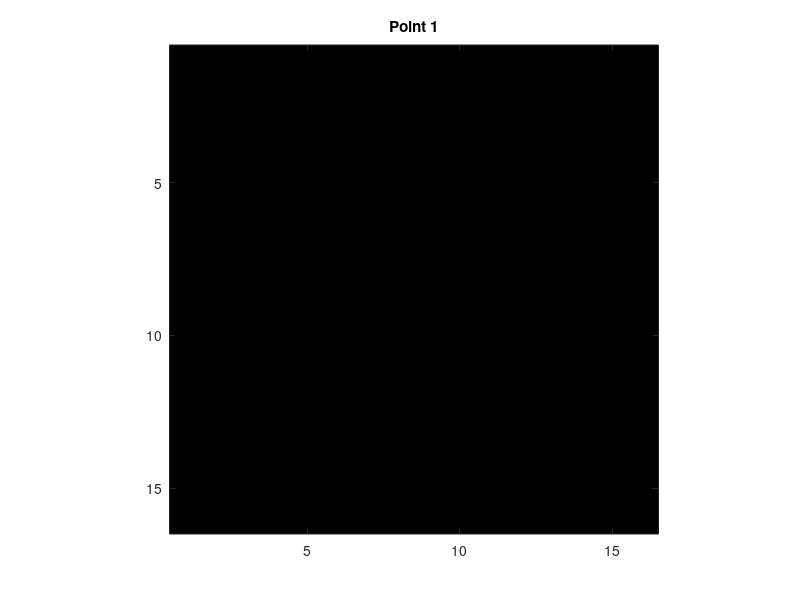

Write MATLAB code to recreate this figure. (Note: this script raises an error after producing the figure.)
%Simple long-term autoassociative memory network
Stim = zeros(16, 16);
CM = [0 0 0; 1 0 0];
PX = zeros(1, 32);
PY = zeros(1, 32);
for Points = 1:32;
	figure(1), image(Stim + 1), axis square; colormap(CM);
        title(sprintf('Point %d', Points))
	[PX(Points), PY(Points)] = ginput(1);
	Stim(round(PY(Points)), round(PX(Points))) = 1;
end;
NewImage = Stim;
save NewImage.mat NewImage; %Save created image

Input = 2*NewImage - 1; %Inhibit cells not driven by pattern
CM = [.5 .5 .5; 1 1 1];
SD = clock;  % Three lines to set new random # seed
SD = round((SD(4) + SD(5) + SD(6))*10^3);
rand('seed', SD);
Neurons = zeros(16, 16);
load('Synapses.mat');  %Retrieve modified Synapses file from disk
PSP = zeros(size(Input)); %postsynaptic potential
DT = 10; %time constant in ms
figure(1), image(Input + 1); colormap(CM); axis square;
G = 0; %Inhibitory feedback cell
%Stimulus only on for 20 ms
for T = 1:2:100; %Euler's approximation to solve 256 DE's
	G = G + 2/DT*(-G + 0.076*sum(sum(Neurons)));
	PSP(:) = (30*Input(:)*(T <= 100) + 0.016*(Neurons(:)'*Synapses)' - 0.1*G);
	PSP = PSP.*(PSP > 0);  %No response for negative inputs
	Neurons(:) = Neurons(:) + 2/DT*(-Neurons(:) + 100*(PSP(:).^2)./(100 + PSP(:).^2));
	if rem(T - 1, 4) == 0;
		figure(2), image(Neurons); colormap(CM); axis square; pause(0.1);
	end;
end;
%%NewSynapses = (Neurons(:) > 50)*(Neurons(:) > 50)';
abovethresh = 1.0 * (Neurons(:)>50);        % convert to number.
NewSynapses = abovethresh * abovethresh';
for KK = 1:256; %No self-synapses
	NewSynapses(KK, KK) = 0;
end;
NewSynapses = max(NewSynapses, Synapses);
save NewSynapses.mat NewSynapses;
Input_Resp = max(max(Neurons))

%Recall of all 5 patterns
clear all;
Pat = 1;
while Pat > 0;
Pat = input('Pattern to recall: (0) Quit, (1) FaceA, (2) FaceB, (3) FW, (4) Assoc, (5) NewImage : ');
if Pat == 1; load('FaceA.mat'); Stim = FaceA; end;
if Pat == 2; load('FaceB.mat'); Stim = FaceB; end;
if Pat == 3; load('FW.mat'); Stim = FW; end;
if Pat == 4; load('Assoc.mat'); Stim = Assoc; end;
if Pat == 5; load('NewImage.mat'); Stim = NewImage; end;
Input = zeros(16, 16);
CM = [.5 .5 .5; 1 1 1];
SD = clock;  % Three lines to set new random # seed
SD = round((SD(4) + SD(5) + SD(6))*10^3);
rand('seed', SD);
Input(1:9, 1:9) = Stim(1:9, 1:9);
Noise = input('Amount of Random Noise to add (0 - 100): ');
for KK = 1:Noise; %add noise to stimulus
	A = floor(14*rand) + 1;
	B = floor(14*rand) + 1;
	Input(A, B) = 1;
end;
figure(1), image(Input + 1); colormap(CM); axis square; pause(0.1);
Neurons = zeros(16, 16);
load('NewSynapses.mat');  %Retrieve modified Synapses file from disk
Synapses = NewSynapses;
PSP = zeros(size(Input)); %postsynaptic potential
DT = 10; %time constant in ms
figure(1), image(Input + 1); colormap(CM); axis square;
G = 0; %Inhibitory feedback cell
%Stimulus only on for 20 ms
for T = 1:2:120; %Euler's approximation to solve 256 DE's
	G = G + 2/DT*(-G + 0.076*sum(sum(Neurons)));
	PSP(:) = (10*Input(:)*(T <= 20) + 0.016*(Neurons(:)'*Synapses)' - 0.1*G);
	PSP = PSP.*(PSP > 0);  %No response for negative inputs
	Neurons(:) = Neurons(:) + 2/DT*(-Neurons(:) + 100*(PSP(:).^2)./(100 + PSP(:).^2));
	if rem(T - 1, 4) == 0;
		figure(2), image(Neurons); colormap(CM); axis square; pause(0.1);
	end;
end;
Spike_Rate = max(max(Neurons))
end; %while



